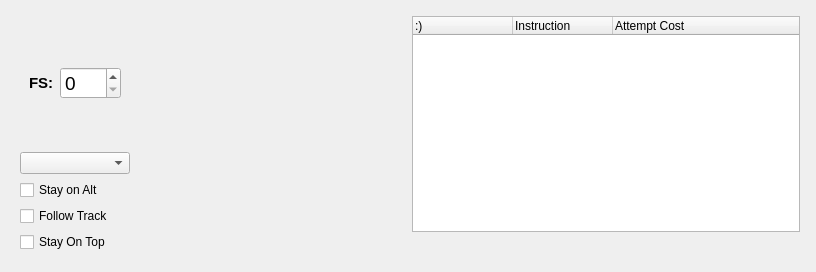
<?xml version="1.0" encoding="UTF-8"?>
<ui version="4.0">
 <class>dlgCompact</class>
 <widget class="QDialog" name="dlgCompact">
  <property name="geometry">
   <rect>
    <x>0</x>
    <y>0</y>
    <width>816</width>
    <height>268</height>
   </rect>
  </property>
  <property name="windowTitle">
   <string>Graveflo Enhance Calc</string>
  </property>
  <layout class="QHBoxLayout" name="ParentLayout">
   <item>
    <widget class="QWidget" name="widget" native="true">
     <property name="sizePolicy">
      <sizepolicy hsizetype="Minimum" vsizetype="Preferred">
       <horstretch>0</horstretch>
       <verstretch>0</verstretch>
      </sizepolicy>
     </property>
     <layout class="QVBoxLayout" name="verticalLayout">
      <item>
       <widget class="QWidget" name="widget_2" native="true">
        <layout class="QHBoxLayout" name="horizontalLayout_4">
         <item>
          <widget class="QLabel" name="label">
           <property name="font">
            <font>
             <pointsize>11</pointsize>
             <weight>75</weight>
             <bold>true</bold>
            </font>
           </property>
           <property name="text">
            <string>FS:</string>
           </property>
          </widget>
         </item>
         <item>
          <widget class="NoScrollSpin" name="spinFS">
           <property name="font">
            <font>
             <pointsize>14</pointsize>
             <weight>50</weight>
             <bold>false</bold>
            </font>
           </property>
           <property name="toolTip">
            <string>Current Failstack Value</string>
           </property>
           <property name="maximum">
            <number>999</number>
           </property>
          </widget>
         </item>
        </layout>
       </widget>
      </item>
      <item>
       <widget class="QComboBox" name="cmbalts"/>
      </item>
      <item>
       <widget class="QCheckBox" name="chkStayOnAlt">
        <property name="text">
         <string>Stay on Alt</string>
        </property>
       </widget>
      </item>
      <item>
       <widget class="QCheckBox" name="chkFollowTrack">
        <property name="text">
         <string>Follow Track</string>
        </property>
       </widget>
      </item>
      <item>
       <widget class="QCheckBox" name="cmdOnTop">
        <property name="enabled">
         <bool>true</bool>
        </property>
        <property name="text">
         <string>Stay On Top</string>
        </property>
        <property name="checkable">
         <bool>true</bool>
        </property>
        <property name="checked">
         <bool>false</bool>
        </property>
       </widget>
      </item>
     </layout>
    </widget>
   </item>
   <item>
    <widget class="QWidget" name="widget_5" native="true">
     <layout class="QHBoxLayout" name="horizontalLayout_2">
      <property name="spacing">
       <number>2</number>
      </property>
      <property name="leftMargin">
       <number>0</number>
      </property>
      <property name="topMargin">
       <number>0</number>
      </property>
      <property name="rightMargin">
       <number>0</number>
      </property>
      <property name="bottomMargin">
       <number>0</number>
      </property>
     </layout>
    </widget>
   </item>
   <item>
    <widget class="QWidget" name="widget_6" native="true">
     <property name="minimumSize">
      <size>
       <width>250</width>
       <height>250</height>
      </size>
     </property>
    </widget>
   </item>
   <item>
    <widget class="QWidget" name="widget_3" native="true">
     <property name="sizePolicy">
      <sizepolicy hsizetype="Expanding" vsizetype="Preferred">
       <horstretch>1</horstretch>
       <verstretch>0</verstretch>
      </sizepolicy>
     </property>
     <layout class="QVBoxLayout" name="verticalLayout_3">
      <property name="spacing">
       <number>5</number>
      </property>
      <property name="leftMargin">
       <number>5</number>
      </property>
      <property name="topMargin">
       <number>5</number>
      </property>
      <property name="rightMargin">
       <number>5</number>
      </property>
      <property name="bottomMargin">
       <number>5</number>
      </property>
      <item>
       <widget class="QTreeWidget" name="treeWidget">
        <property name="editTriggers">
         <set>QAbstractItemView::NoEditTriggers</set>
        </property>
        <property name="selectionMode">
         <enum>QAbstractItemView::NoSelection</enum>
        </property>
        <column>
         <property name="text">
          <string>:)</string>
         </property>
        </column>
        <column>
         <property name="text">
          <string>Instruction</string>
         </property>
        </column>
        <column>
         <property name="text">
          <string>Attempt Cost</string>
         </property>
        </column>
       </widget>
      </item>
      <item>
       <widget class="QLabel" name="lblInfo">
        <property name="text">
         <string/>
        </property>
        <property name="wordWrap">
         <bool>true</bool>
        </property>
       </widget>
      </item>
      <item>
       <widget class="QWidget" name="widButtonBox" native="true">
        <layout class="QHBoxLayout" name="ButtonBoxLayout">
         <property name="leftMargin">
          <number>0</number>
         </property>
         <property name="topMargin">
          <number>0</number>
         </property>
         <property name="rightMargin">
          <number>0</number>
         </property>
         <property name="bottomMargin">
          <number>0</number>
         </property>
        </layout>
       </widget>
      </item>
     </layout>
    </widget>
   </item>
  </layout>
 </widget>
 <customwidgets>
  <customwidget>
   <class>NoScrollSpin</class>
   <extends>QSpinBox</extends>
   <header location="global">BDO_Enhancement_Tool.Qt_common</header>
  </customwidget>
 </customwidgets>
 <resources/>
 <connections/>
</ui>
